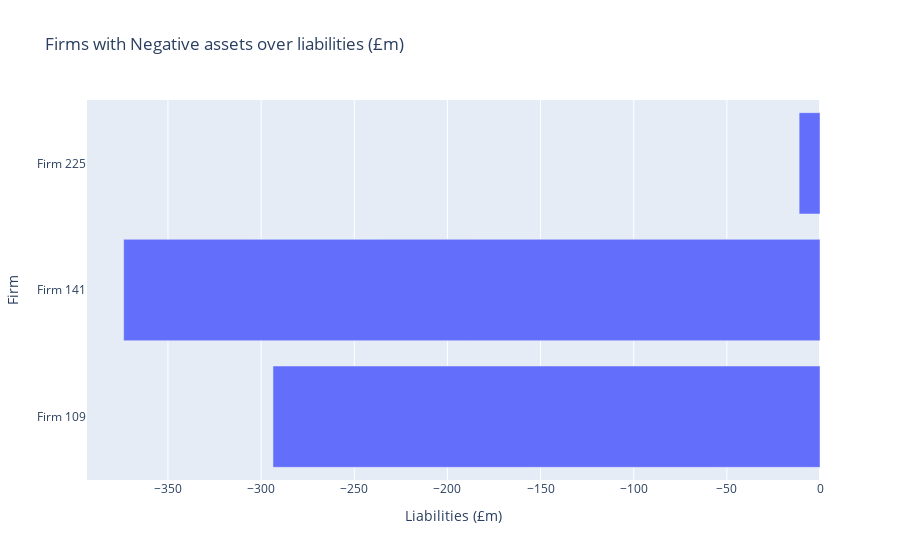

Notebook code cell kept with this figure:
### Markdown cell above
#### Method 7

Firms with high liabilities in £m

### Code cell
equity_columns = [col for col in df_general.columns if col.startswith('Excess of assets over liabilities (£m) [= equity]')]
df_general['Equity'] = df_general[equity_columns].sum(axis=1)
neg_equity = df_general[df_general.Equity<0]

fig = px.bar(neg_equity, y='firm', x='Equity', title='Firms with Negative assets over liabilities (£m)')
fig.update_layout(xaxis_title='Liabilities (£m)', yaxis_title='Firm')

### Figure 1 — Plotly figure (JSON) as saved in the notebook; plotly's stock layout.template omitted (floating-point values rounded to 4 significant figures)
{"data": [{"alignmentgroup": "True", "hovertemplate": "Equity=%{x}<br>firm=%{y}<extra></extra>", "legendgroup": "", "marker": {"color": "#636efa", "pattern": {"shape": ""}}, "name": "", "offsetgroup": "", "orientation": "h", "showlegend": false, "textposition": "auto", "type": "bar", "x": [-293.6, -373.8, -11.2], "xaxis": "x", "y": ["Firm 109", "Firm 141", "Firm 225"], "yaxis": "y"}], "layout": {"barmode": "relative", "legend": {"tracegroupgap": 0}, "title": {"text": "Firms with Negative assets over liabilities (£m)"}, "xaxis": {"anchor": "y", "domain": [0, 1], "title": {"text": "Liabilities (£m)"}}, "yaxis": {"anchor": "x", "domain": [0, 1], "title": {"text": "Firm"}}}}
